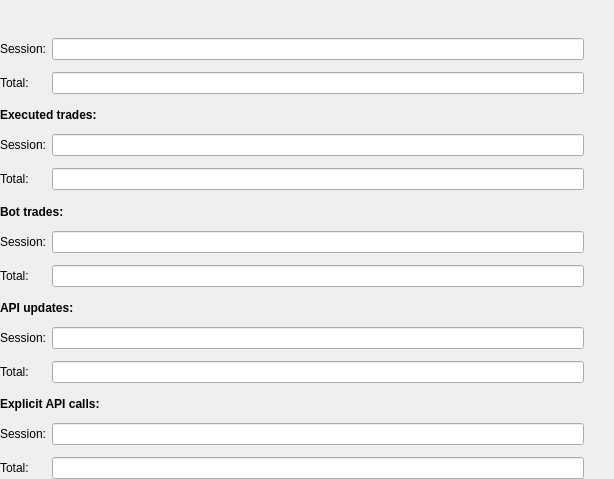
              <widget class="QWidget" name="stats_grid">
               <property name="geometry">
                <rect>
                 <x>0</x>
                 <y>0</y>
                 <width>614</width>
                 <height>479</height>
                </rect>
               </property>
               <property name="sizePolicy">
                <sizepolicy hsizetype="Preferred" vsizetype="Minimum">
                 <horstretch>0</horstretch>
                 <verstretch>0</verstretch>
                </sizepolicy>
               </property>
               <layout class="QGridLayout" name="gridLayout_12">
                <property name="leftMargin">
                 <number>0</number>
                </property>
                <property name="topMargin">
                 <number>10</number>
                </property>
                <property name="rightMargin">
                 <number>30</number>
                </property>
                <property name="bottomMargin">
                 <number>0</number>
                </property>
                <property name="verticalSpacing">
                 <number>12</number>
                </property>
                <item row="1" column="0">
                 <widget class="QLabel" name="label_28">
                  <property name="sizePolicy">
                   <sizepolicy hsizetype="Preferred" vsizetype="Maximum">
                    <horstretch>0</horstretch>
                    <verstretch>0</verstretch>
                   </sizepolicy>
                  </property>
                  <property name="text">
                   <string>Session:</string>
                  </property>
                 </widget>
                </item>
                <item row="1" column="1">
                 <widget class="QLineEdit" name="session_running">
                  <property name="sizePolicy">
                   <sizepolicy hsizetype="Expanding" vsizetype="Maximum">
                    <horstretch>0</horstretch>
                    <verstretch>0</verstretch>
                   </sizepolicy>
                  </property>
                  <property name="frame">
                   <bool>true</bool>
                  </property>
                  <property name="alignment">
                   <set>Qt::AlignLeading|Qt::AlignLeft|Qt::AlignVCenter</set>
                  </property>
                  <property name="readOnly">
                   <bool>true</bool>
                  </property>
                 </widget>
                </item>
                <item row="10" column="0" colspan="2">
                 <widget class="QLabel" name="label_48">
                  <property name="sizePolicy">
                   <sizepolicy hsizetype="Minimum" vsizetype="Minimum">
                    <horstretch>0</horstretch>
                    <verstretch>0</verstretch>
                   </sizepolicy>
                  </property>
                  <property name="text">
                   <string>&lt;html&gt;&lt;head/&gt;&lt;body&gt;&lt;p&gt;&lt;span style=&quot; font-weight:600;&quot;&gt;API updates:&lt;/span&gt;&lt;/p&gt;&lt;/body&gt;&lt;/html&gt;</string>
                  </property>
                  <property name="alignment">
                   <set>Qt::AlignBottom|Qt::AlignLeading|Qt::AlignLeft</set>
                  </property>
                 </widget>
                </item>
                <item row="5" column="1">
                 <widget class="QLineEdit" name="total_trades">
                  <property name="sizePolicy">
                   <sizepolicy hsizetype="Expanding" vsizetype="Maximum">
                    <horstretch>0</horstretch>
                    <verstretch>0</verstretch>
                   </sizepolicy>
                  </property>
                  <property name="alignment">
                   <set>Qt::AlignLeading|Qt::AlignLeft|Qt::AlignVCenter</set>
                  </property>
                 </widget>
                </item>
                <item row="2" column="0">
                 <widget class="QLabel" name="label_35">
                  <property name="sizePolicy">
                   <sizepolicy hsizetype="Preferred" vsizetype="Maximum">
                    <horstretch>0</horstretch>
                    <verstretch>0</verstretch>
                   </sizepolicy>
                  </property>
                  <property name="text">
                   <string>Total:</string>
                  </property>
                 </widget>
                </item>
                <item row="9" column="1">
                 <widget class="QLineEdit" name="total_bot_trades">
                  <property name="sizePolicy">
                   <sizepolicy hsizetype="Expanding" vsizetype="Maximum">
                    <horstretch>0</horstretch>
                    <verstretch>0</verstretch>
                   </sizepolicy>
                  </property>
                  <property name="alignment">
                   <set>Qt::AlignLeading|Qt::AlignLeft|Qt::AlignVCenter</set>
                  </property>
                 </widget>
                </item>
                <item row="9" column="0">
                 <widget class="QLabel" name="label_21">
                  <property name="sizePolicy">
                   <sizepolicy hsizetype="Preferred" vsizetype="Maximum">
                    <horstretch>0</horstretch>
                    <verstretch>0</verstretch>
                   </sizepolicy>
                  </property>
                  <property name="text">
                   <string>Total:</string>
                  </property>
                 </widget>
                </item>
                <item row="11" column="0">
                 <widget class="QLabel" name="label_49">
                  <property name="sizePolicy">
                   <sizepolicy hsizetype="Preferred" vsizetype="Maximum">
                    <horstretch>0</horstretch>
                    <verstretch>0</verstretch>
                   </sizepolicy>
                  </property>
                  <property name="text">
                   <string>Session:</string>
                  </property>
                 </widget>
                </item>
                <item row="0" column="0" colspan="2">
                 <widget class="QLabel" name="label_36">
                  <property name="sizePolicy">
                   <sizepolicy hsizetype="Minimum" vsizetype="Minimum">
                    <horstretch>0</horstretch>
                    <verstretch>0</verstretch>
                   </sizepolicy>
                  </property>
                  <property name="text">
                   <string>&lt;html&gt;&lt;head/&gt;&lt;body&gt;&lt;p&gt;&lt;span style=&quot; font-weight:600; color:#f0f0f0;&quot;&gt;Time running:&lt;/span&gt;&lt;/p&gt;&lt;/body&gt;&lt;/html&gt;</string>
                  </property>
                  <property name="alignment">
                   <set>Qt::AlignBottom|Qt::AlignLeading|Qt::AlignLeft</set>
                  </property>
                 </widget>
                </item>
                <item row="7" column="0">
                 <widget class="QLabel" name="label_20">
                  <property name="sizePolicy">
                   <sizepolicy hsizetype="Preferred" vsizetype="Maximum">
                    <horstretch>0</horstretch>
                    <verstretch>0</verstretch>
                   </sizepolicy>
                  </property>
                  <property name="text">
                   <string>Session:</string>
                  </property>
                 </widget>
                </item>
                <item row="4" column="0">
                 <widget class="QLabel" name="label_33">
                  <property name="sizePolicy">
                   <sizepolicy hsizetype="Preferred" vsizetype="Maximum">
                    <horstretch>0</horstretch>
                    <verstretch>0</verstretch>
                   </sizepolicy>
                  </property>
                  <property name="text">
                   <string>Session:</string>
                  </property>
                 </widget>
                </item>
                <item row="4" column="1">
                 <widget class="QLineEdit" name="lineEdit_11">
                  <property name="sizePolicy">
                   <sizepolicy hsizetype="Expanding" vsizetype="Maximum">
                    <horstretch>0</horstretch>
                    <verstretch>0</verstretch>
                   </sizepolicy>
                  </property>
                  <property name="alignment">
                   <set>Qt::AlignLeading|Qt::AlignLeft|Qt::AlignVCenter</set>
                  </property>
                  <property name="readOnly">
                   <bool>true</bool>
                  </property>
                 </widget>
                </item>
                <item row="2" column="1">
                 <widget class="QLineEdit" name="total_running">
                  <property name="sizePolicy">
                   <sizepolicy hsizetype="Expanding" vsizetype="Maximum">
                    <horstretch>0</horstretch>
                    <verstretch>0</verstretch>
                   </sizepolicy>
                  </property>
                  <property name="alignment">
                   <set>Qt::AlignLeading|Qt::AlignLeft|Qt::AlignVCenter</set>
                  </property>
                 </widget>
                </item>
                <item row="3" column="0" colspan="2">
                 <widget class="QLabel" name="label_37">
                  <property name="sizePolicy">
                   <sizepolicy hsizetype="Minimum" vsizetype="Minimum">
                    <horstretch>0</horstretch>
                    <verstretch>0</verstretch>
                   </sizepolicy>
                  </property>
                  <property name="text">
                   <string>&lt;html&gt;&lt;head/&gt;&lt;body&gt;&lt;p&gt;&lt;span style=&quot; font-weight:600; padding-top: 5px;&quot;&gt;Executed trades:&lt;/span&gt;&lt;/p&gt;&lt;/body&gt;&lt;/html&gt;</string>
                  </property>
                  <property name="alignment">
                   <set>Qt::AlignBottom|Qt::AlignLeading|Qt::AlignLeft</set>
                  </property>
                 </widget>
                </item>
                <item row="6" column="0" colspan="2">
                 <widget class="QLabel" name="label_19">
                  <property name="sizePolicy">
                   <sizepolicy hsizetype="Minimum" vsizetype="Minimum">
                    <horstretch>0</horstretch>
                    <verstretch>0</verstretch>
                   </sizepolicy>
                  </property>
                  <property name="text">
                   <string>&lt;html&gt;&lt;head/&gt;&lt;body&gt;&lt;p&gt;&lt;span style=&quot; font-weight:600;&quot;&gt;Bot trades:&lt;/span&gt;&lt;/p&gt;&lt;/body&gt;&lt;/html&gt;</string>
                  </property>
                  <property name="alignment">
                   <set>Qt::AlignBottom|Qt::AlignLeading|Qt::AlignLeft</set>
                  </property>
                 </widget>
                </item>
                <item row="11" column="1">
                 <widget class="QLineEdit" name="explicit_api_updates">
                  <property name="sizePolicy">
                   <sizepolicy hsizetype="Expanding" vsizetype="Maximum">
                    <horstretch>0</horstretch>
                    <verstretch>0</verstretch>
                   </sizepolicy>
                  </property>
                 </widget>
                </item>
                <item row="7" column="1">
                 <widget class="QLineEdit" name="lineEdit_5">
                  <property name="sizePolicy">
                   <sizepolicy hsizetype="Expanding" vsizetype="Maximum">
                    <horstretch>0</horstretch>
                    <verstretch>0</verstretch>
                   </sizepolicy>
                  </property>
                  <property name="alignment">
                   <set>Qt::AlignLeading|Qt::AlignLeft|Qt::AlignVCenter</set>
                  </property>
                 </widget>
                </item>
                <item row="5" column="0">
                 <widget class="QLabel" name="label_34">
                  <property name="sizePolicy">
                   <sizepolicy hsizetype="Preferred" vsizetype="Maximum">
                    <horstretch>0</horstretch>
                    <verstretch>0</verstretch>
                   </sizepolicy>
                  </property>
                  <property name="text">
                   <string>Total:</string>
                  </property>
                 </widget>
                </item>
                <item row="14" column="0" colspan="2">
                 <widget class="QLabel" name="label_57">
                  <property name="text">
                   <string>&lt;html&gt;&lt;head/&gt;&lt;body&gt;&lt;p&gt;&lt;span style=&quot; font-weight:600;&quot;&gt;Explicit API calls:&lt;/span&gt;&lt;/p&gt;&lt;/body&gt;&lt;/html&gt;</string>
                  </property>
                  <property name="alignment">
                   <set>Qt::AlignBottom|Qt::AlignLeading|Qt::AlignLeft</set>
                  </property>
                 </widget>
                </item>
                <item row="15" column="1">
                 <widget class="QLineEdit" name="explicit_api_calls_label">
                  <property name="sizePolicy">
                   <sizepolicy hsizetype="Expanding" vsizetype="Maximum">
                    <horstretch>0</horstretch>
                    <verstretch>0</verstretch>
                   </sizepolicy>
                  </property>
                 </widget>
                </item>
                <item row="15" column="0">
                 <widget class="QLabel" name="label_58">
                  <property name="sizePolicy">
                   <sizepolicy hsizetype="Preferred" vsizetype="Maximum">
                    <horstretch>0</horstretch>
                    <verstretch>0</verstretch>
                   </sizepolicy>
                  </property>
                  <property name="text">
                   <string>Session:</string>
                  </property>
                 </widget>
                </item>
                <item row="12" column="1">
                 <widget class="QLineEdit" name="total_api_updates"/>
                </item>
                <item row="16" column="1">
                 <widget class="QLineEdit" name="total_api_calls"/>
                </item>
                <item row="12" column="0">
                 <widget class="QLabel" name="label_47">
                  <property name="text">
                   <string>Total:</string>
                  </property>
                 </widget>
                </item>
                <item row="16" column="0">
                 <widget class="QLabel" name="label_52">
                  <property name="text">
                   <string>Total:</string>
                  </property>
                 </widget>
                </item>
               </layout>
              </widget>
